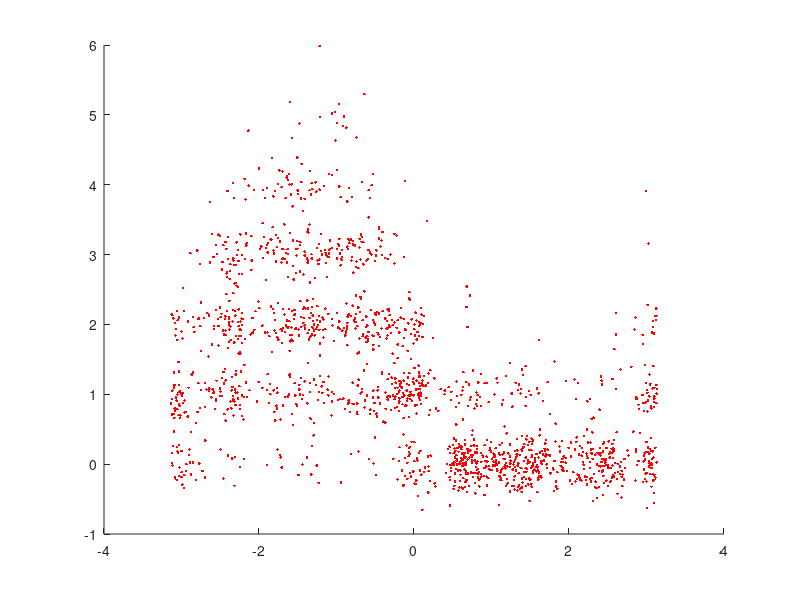

The MATLAB script that drew this image:
%% CoSMo 2018, Day 5 -- Model fitting & optimization tutorial with Luigi Acerbi

% Prepare data, from Konrad's tutorial

% Load data
load M1_Stevenson_Binned

% Remove all times where speeds are very slow
isGood=find(handVel(1,:).^2+handVel(2,:).^2>.015);
handVel=handVel(1:2,isGood);
handPos=handPos(1:2,isGood);
spikes=spikes(:,isGood);
time=time(isGood);
angle=atan2(handVel(1,:),handVel(2,:));

% Plot Raw Data
nNeuron = 193  %193
clf
hold on
plot(angle,spikes(nNeuron,:)+0.2*randn(size(spikes(nNeuron,:))),'r.')

%% Part I: Model fitting
% Fix random seed for reproducibility
rng(1);

% Define exponential-cosine tuning curve

% Define optimization starting point and bounds

% Randomize initial starting point inside plausible box

%% Fit with (bounded) fminsearch first


%% Fit with fmincon (may get stuck!)


%% Fit with BADS (download from: https://github.com/lacerbi/bads)



